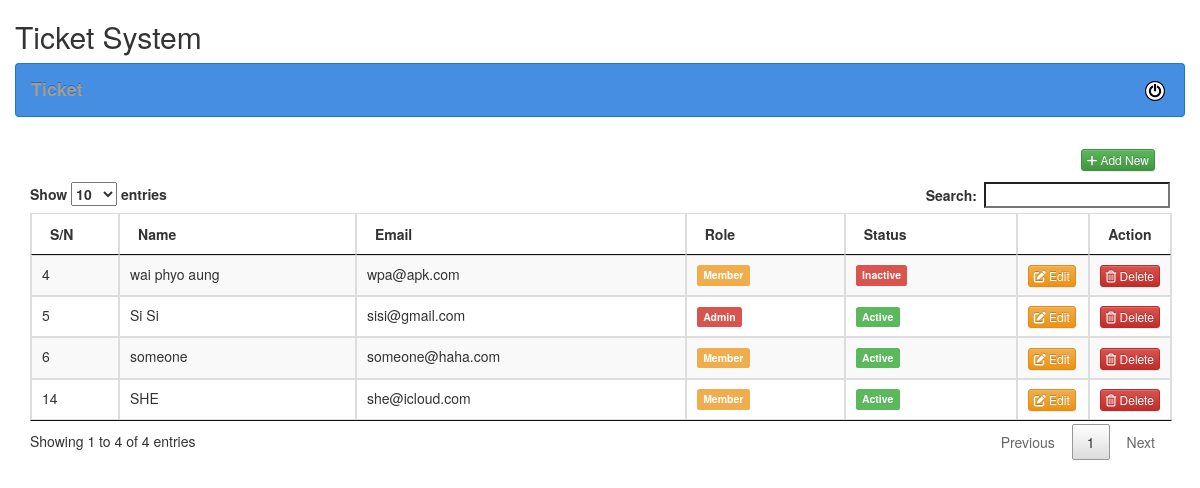
Screenshot of /user.php with the database file from the repository.
### tables this page shows
CREATE TABLE `users` (
  `id` int(11) NOT NULL,
  `name` varchar(30) NOT NULL,
  `email` varchar(300) NOT NULL,
  `password` varchar(300) NOT NULL,
  `user_type` varchar(11) NOT NULL,
  `status` int(11) NOT NULL
);

### user.php (the view, shortened to what this page needs)
<?php
include('header.php');
?>
<div class="container">
	<div class="row home-sections">
	<h2>Ticket System</h2>
   <?php include('menu.php');?>
	</div>
    <div class="panel-heading">
		<div class="row">
			<div class="col-md-10">
			</div>
			<div class="col-md-2 text-right">
				<button type="button" name="add" id="addUser" class="btn btn-success btn-xs"><i class="fa fa-plus"> </i> Add New</button>
			</div>
		</div>
	</div>
	<?php
		$query="SELECT * FROM users";
		$result=mysqli_query($con,$query);
		$count=mysqli_num_rows($result);
	?>
	<table id="datatableid" class="table table-bordered table-striped">
		<thead>
			<tr>
				<th width="50px">S/N</th>
				<th>Name</th>
				<th>Email</th>
				<th>Role</th>
				<th>Status</th>
				<th></th>
				<th  class="text-center">Action</th>
			</tr>
		</thead>
<?php
	for ($i=0;$i<$count;$i++)
{
	$array=mysqli_fetch_array($result);
	$userId=$array['id'];
	$userName=$array['name'];
	$email=$array['email'];
	$status = '';
			if($array['status'] == 1)	{
				$status = '<span class="label label-success">Active</span>';
			} else if($array['status'] == 0) {
				$status = '<span class="label label-danger">Inactive</span>';
			}
	$role = '';
			if($array['user_type'] == 'admin')	{
				$role = '<span class="label label-danger">Admin</span>';
			} else if($array['user_type'] == 'user') {
				$role = '<span class="label label-warning">Member</span>';
			}
	echo "<tr>";
		echo "<td>$userId</td>";
		echo "<td>$userName</td>";
		echo "<td>$email</td>";
		echo "<td>$role</td>";
		echo "<td>$status</td>";
		echo "<td width='50px'><a href='user_action.php?mode=edit&UserID=$userId' class='btn btn-warning btn-xs'><i class='fa-solid fa-pen-to-square'></i> Edit</a></td>";
		echo"<td width='50px'><a href='user_action.php?mode=delete&UserID=$userId' class='btn btn-danger btn-xs'><i class='fa-regular fa-trash-can'></i> Delete</a></td>";
	echo "</tr>";
}
?>
	</table>
</div>
<?php include('footer.php');?>

### resources/css/style.css (style rules this page uses)
.container { min-height: 100%; }

### rows the page displays
users: id "4", name "wai phyo aung", email "wpa@apk.com", user_type "Member", status "Inactive"
users: id "5", name "Si Si", email "sisi@gmail.com", user_type "Admin", status "Active"
users: id "6", name "someone", email "someone@haha.com", user_type "Member", status "Active"
users: id "14", name "SHE", email "she@icloud.com", user_type "Member", status "Active"
